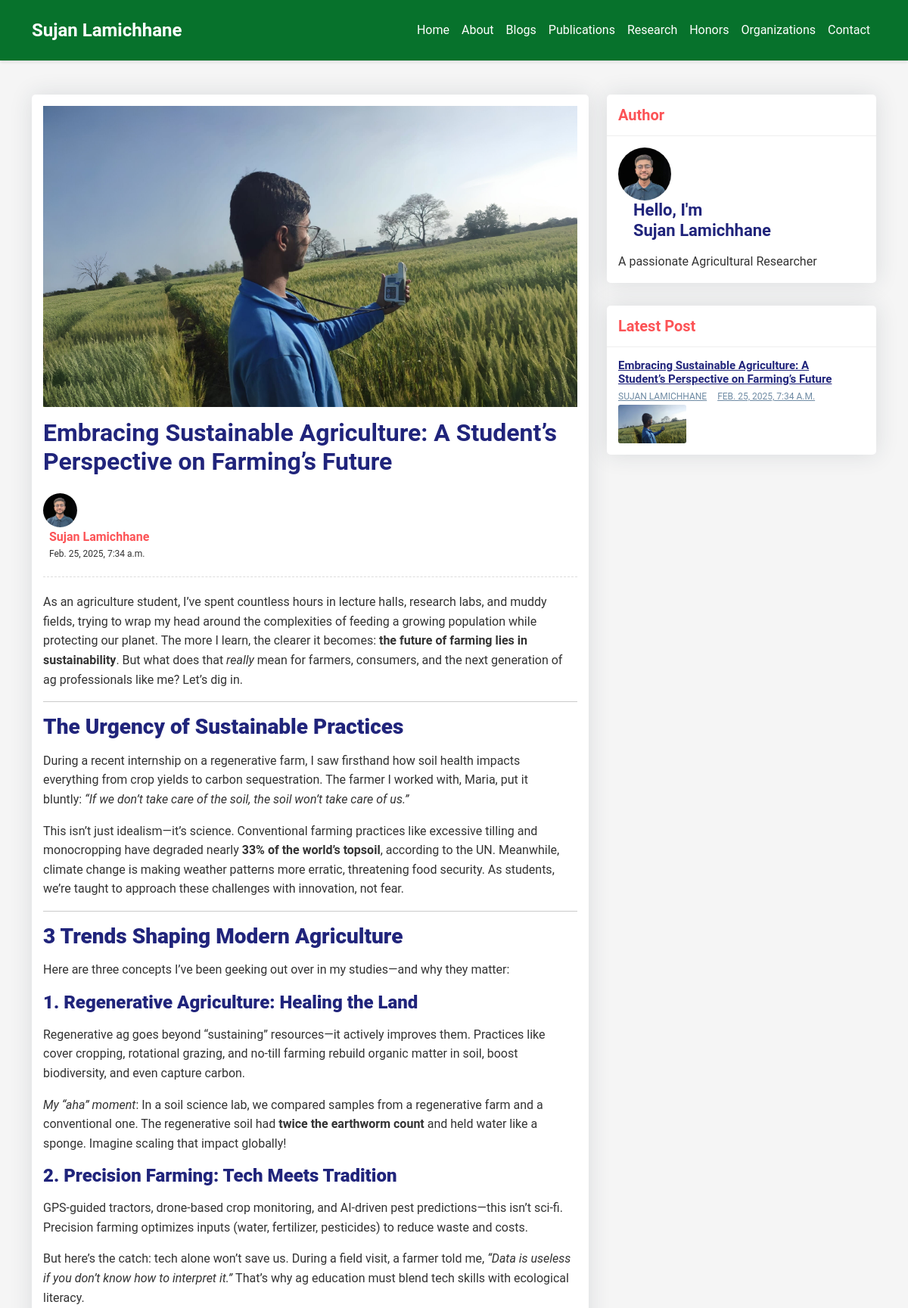
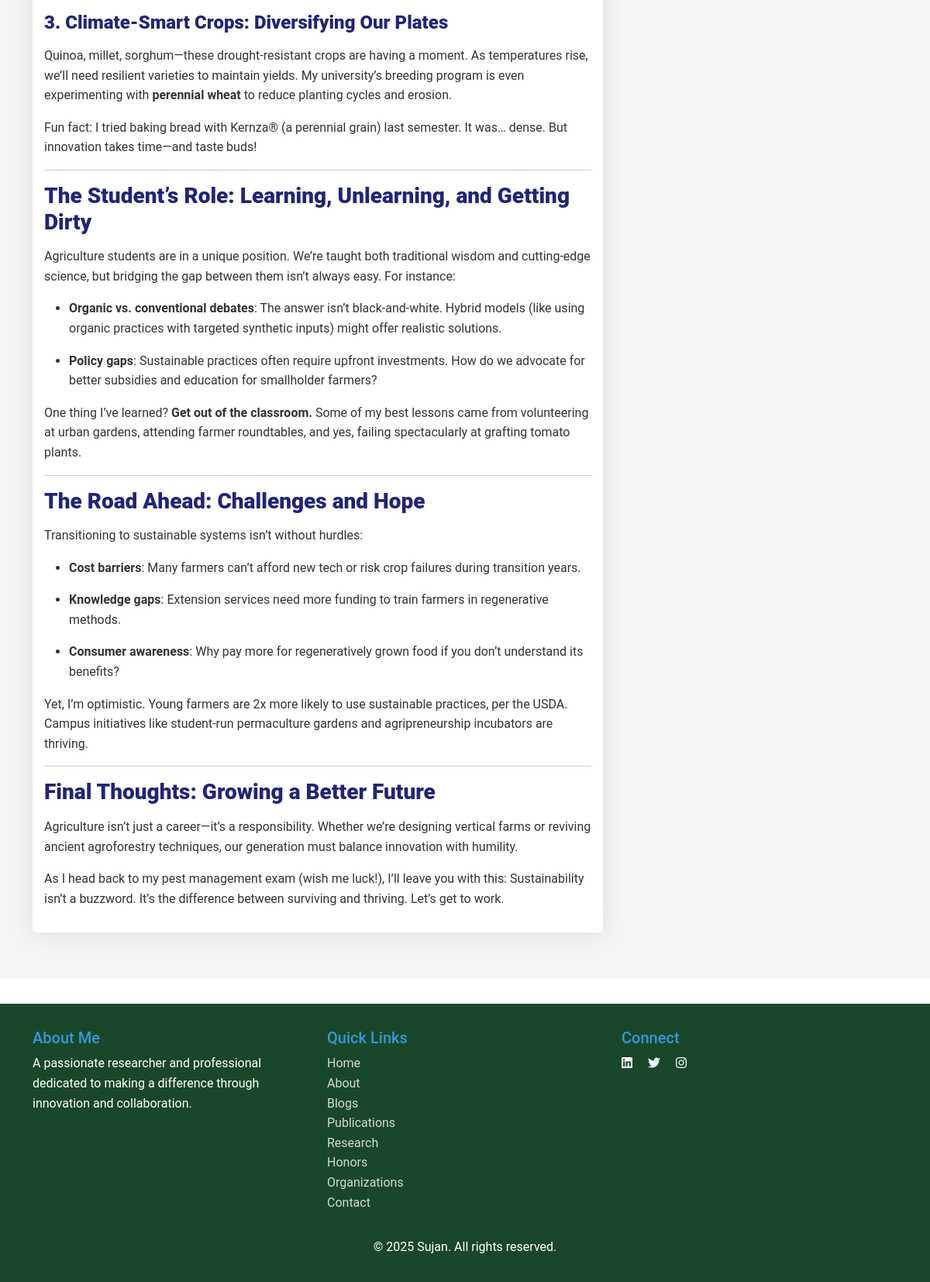
Page /blog/1/ on the committed database (2 pictures, top to bottom).
### home/models.py (models this page shows, shortened)
class Blog(models.Model):
    id = models.AutoField(primary_key=True)
    title = models.CharField(max_length=200)
    content = HTMLField()
    image = models.ImageField(upload_to='static/images/blog/', null=True, blank=True)
    is_featured = models.BooleanField(default=False)
    created_at = models.DateTimeField(auto_now_add=True)
    updated_at = models.DateTimeField(auto_now=True)

### home/views.py (the view)
# urls.py: path('blog/<int:id>/', views.blog_details, name='blog_details'),
def blog_details(request, id):
    blog = Blog.objects.get(id=id)
    blogs = Blog.objects.filter(is_featured=True)
    return render(request, 'home/blog_details.html', {'blog': blog, 'blogs': blogs})

### templates/home/blog_details.html (shortened to what this page needs)
{% extends 'base.html' %}
{% load static %}
{% block content %}
<div class="blog-single gray-bg">
    <div class="container">
        <div class="row align-items-start">
            <div class="col-lg-8 m-15px-tb">
                <article class="article">
                    <div class="article-img">
                        <img src="{{ blog.image.url }}" title="" alt="">
                    </div>
                    <div class="article-title">
                        <h2>{{ blog.title }}</h2>
                        <div class="media">
                            <div class="avatar">
                                <img src="{% static 'images/profile.jpg' %}" title="" alt="">
                            </div>
                            <div class="media-body">
                                <label>Sujan Lamichhane</label>
                                <span>{{ blog.created_at }}</span>
                            </div>
                        </div>
                    </div>
                    <div class="article-content">
                        {{ blog.content | safe}}
                        </div>
                </article>
            </div>
            <div class="col-lg-4 m-15px-tb blog-aside">
                <div class="widget widget-author">
                    <div class="widget-title">
                        <h3>Author</h3>
                    </div>
                    <div class="widget-body">
                        <div class="media align-items-center">
                            <div class="avatar">
                                <img src="{% static 'images/profile.jpg' %}" title="" alt="">
                            </div>
                            <div class="media-body">
                                <h6>Hello, I'm<br> Sujan Lamichhane</h6>
                            </div>
                        </div>
                        <p>A passionate Agricultural Researcher</p>
                    </div>
                </div>
                <div class="widget widget-latest-post">
                    <div class="widget-title">
                        <h3>Latest Post</h3>
                    </div>
                    <div class="widget-body">
                        {% for blog1 in blogs %}
                        <div class="latest-post-aside media">
                            <div class="lpa-left media-body">
                                <div class="lpa-title">
                                    <h5><a href="#">{{ blog1.title }}</a></h5>
                                </div>
                                <div class="lpa-meta">
                                    <a class="name" href="#">
                                        Sujan Lamichhane
                                    </a>
                                    <a class="date" href="#">
                                        {{ blog1.created_at }}
                                    </a>
                                </div>
                            </div>
                            <div class="lpa-right">
                                <a href="#">
                                    <img src="{{ blog1.image.url }}" title="" alt="">
                                </a>
                            </div>
                        </div>
                        {% endfor %}
                    </div>
                </div>
            </div>
        </div>
    </div>
</div>
{% endblock %}

### static/css/style.css (style rules this page uses)
:root { --primary-color: #016424; --primary-hover: #2c5a3e; --text-light: #ffffff; --text-dark: #333333; --secondary-color: #3498db; --light-bg: #f8f9fa; }
body { font-family: 'Roboto', sans-serif; line-height: 1.6; color: #333333; margin: 0; padding: 0; }

### templates/home/blog_details.html (style rules this page uses)
.gray-bg { background-color: #f5f5f5; }
.blog-aside .widget { box-shadow: 0 0 30px rgba(31, 45, 61, 0.125); border-radius: 5px; overflow: hidden; background: #ffffff; margin-top: 15px; margin-bottom: 15px; width: 100%; display: inline-block; vertical-align: top; }
.blog-aside .widget-body { padding: 15px; }
.blog-aside .widget-title { padding: 15px; border-bottom: 1px solid #eee; }
.blog-aside .widget-title h3 { font-size: 20px; font-weight: 700; color: #fc5356; margin: 0; }
.blog-aside .widget-author .media { margin-bottom: 15px; }
.blog-aside .widget-author p { font-size: 16px; margin: 0; }
.blog-aside .widget-author .avatar { width: 70px; height: 70px; border-radius: 50%; overflow: hidden; }
.blog-aside .widget-author h6 { font-weight: 600; color: #20247b; font-size: 22px; margin: 0; padding-left: 20px; }
.blog-aside .latest-post-aside .lpa-right { width: 90px; }
.blog-aside .latest-post-aside .lpa-right img { border-radius: 3px; }
.blog-aside .latest-post-aside .lpa-left { padding-right: 15px; }
.blog-aside .latest-post-aside .lpa-title h5 { margin: 0; font-size: 15px; }
.blog-aside .latest-post-aside .lpa-title a { color: #20247b; font-weight: 600; }
.blog-aside .latest-post-aside .lpa-meta a { color: #6F8BA4; font-size: 12px; text-transform: uppercase; display: inline-block; margin-right: 10px; }
.blog-single { padding-top: 30px; padding-bottom: 30px; }
.article { box-shadow: 0 0 30px rgba(31, 45, 61, 0.125); border-radius: 5px; overflow: hidden; background: #ffffff; padding: 15px; margin: 15px 0 30px; }
.article .article-title { padding: 15px 0 20px; }
.article .article-title h2 { color: #20247b; font-weight: 600; }
.article .article-title .media { padding-top: 15px; border-bottom: 1px dashed #ddd; padding-bottom: 20px; }
.article .article-title .media .avatar { width: 45px; height: 45px; border-radius: 50%; overflow: hidden; }
.article .article-title .media .media-body { padding-left: 8px; }
.article .article-title .media .media-body label { font-weight: 600; color: #fc5356; margin: 0; }
.article .article-title .media .media-body span { display: block; font-size: 12px; }
.article .article-content h1, .article .article-content h2, .article .article-content h3, .article .article-content h4, .article .article-content h5, .article .article-content h6 { color: #20247b; font-weight: 600; margin-bottom: 15px; }
img { max-width: 100%; }
img { vertical-align: middle; border-style: none; }

### rows in the picture
Blog: image (picture), title "Embracing Sustainable Agriculture: A Student’s Perspective on Farming’s Future", created_at "Feb. 25, 2025, 7:34 a.m.", content "As an agriculture student, I’ve spent countless hours in lecture halls, research labs, and muddy fields, trying to wrap my head around the complexities of feeding a growing population while protecting our planet. The more I learn, the clearer it becomes: the future of farming lies in sustainability . But what does that really mean for farmers, consumers, and the next generation of ag professionals like me? Let’s dig in. The Urgency of Sustainable Practices During a recent internship on a regenerative farm, I saw firsthand how soil health impacts everything from crop yields to carbon sequestration. The farmer I worked with, Maria, put it bluntly: “If we don’t take care of the soil, the soil…", created_at "FEB. 25, 2025, 7:34 A.M."
